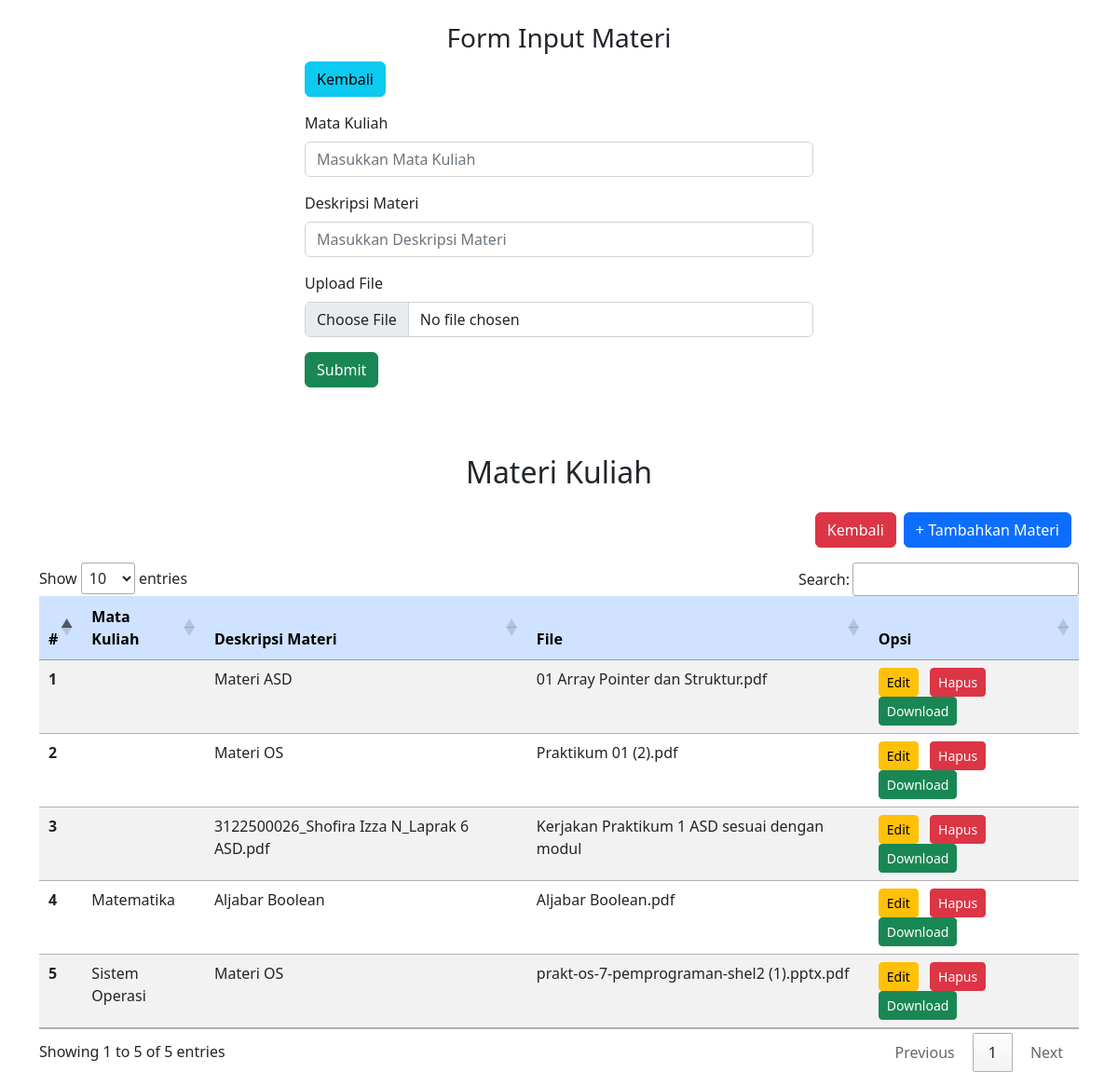
Page /Project_WPW/dosen/materi.php (signed in) on the committed database.
### tables this page shows
CREATE TABLE `upload` (
  `id_file` int(11) NOT NULL,
  `matkul` varchar(255) NOT NULL,
  `materi` varchar(255) NOT NULL,
  `file` varchar(255) NOT NULL
);

### Project_WPW/koneksi.php (called while the page is built)
<?php
$conn = mysqli_connect ("localhost", "root", "", "akademik");
function query($query) {
    global $conn;
    $result = mysqli_query ($conn, $query);
    $rows = [];
    while ($row = mysqli_fetch_assoc($result)) {
        $rows[] = $row;
    }
    return $rows;
}
?>

### Project_WPW/dosen/materi.php (the view, shortened to what this page needs)
<?php
include '../koneksi.php';
$data = query("SELECT * FROM upload");
?>
<!DOCTYPE html>
<html lang="en">
<head>
    <link href="https://cdn.jsdelivr.net/npm/bootstrap@5.2.3/dist/css/bootstrap.min.css" rel="stylesheet">
    <link rel="stylesheet" href="//cdn.datatables.net/1.13.4/css/jquery.dataTables.min.css">
</head>
<body>
    <div class="container">
        <h3 class="text-center mt-4">Form Input Materi</h3>
        <div class="row justify-content-center">
            <div class="col-md-6">
                <a href="materi.php" class="btn btn-info mb-3">Kembali</a>
                <form method="post" action="up_materi.php" enctype="multipart/form-data">
                    <div class="mb-3">
                        <label for="formGroupExampleInput2" class="form-label">Mata Kuliah</label>
                        <input type="text" class="form-control" name="matkul" placeholder="Masukkan Mata Kuliah">
                    </div>
                    <div class="mb-3">
                        <label for="formGroupExampleInput2" class="form-label">Deskripsi Materi</label>
                        <input type="text" class="form-control" name="materi" placeholder="Masukkan Deskripsi Materi">
                    </div>
                    <div class="mb-3">
                        <label for="formGroupExampleInput2" class="form-label">Upload File</label>
                        <input type="file" class="form-control" name="file">
                    </div>
                    <button type="submit" value="Simpan" name="submit" class="btn btn-success">Submit</button>
                </form>
            </div>
        </div>
    </div>
    <br>
    <div class="container">
        <h2 class="text-center mt-5 mb-4">Materi Kuliah</h2>
        <div class="d-grid gap-2 d-md-flex justify-content-md-end">
            <a href="dashboard_dosen.php" class="btn btn-danger mb-3">Kembali</a>
            <a href="up_materi.php" class="btn btn-primary me-md-2 mb-3">+ Tambahkan Materi</a>
        </div>
        <div class="table-responsive">
            <table class="table table-striped">
                <thead class="table-primary">
                    <tr>
                        <th scope="col">#</th>
                        <th scope="col">Mata Kuliah</th>
                        <th scope="col">Deskripsi Materi</th>
                        <th scope="col">File</th>
                        <th scope="col">Opsi</th>
                    </tr>
                </thead>
                <tbody>
                    <?php
                    $nomer = 1;
                    foreach ($data as $row) {
                    ?>
                    <tr>
                        <th scope="row"><?php echo $nomer; ?></th>
                        <td><?php echo $row['matkul']; ?></td>
                        <td><?php echo $row['materi']; ?></td>
                        <td><?php echo $row['file']; ?></td>
                        <td>
                            <a href="edit.php?id=<?php echo $row['materi']; ?>" class="btn btn-warning btn-sm me-2">Edit</a>
                            <a href="hapus.php?id=<?php echo $row['file']; ?>" class="btn btn-danger btn-sm">Hapus</a>
                            <a href="download.php?filename=<?php echo $row['file']; ?>" class="btn btn-success btn-sm me-2">Download</a>
                        </td>
                    </tr>
                    <?php
                    $nomer++;
                    }
                    ?>
                </tbody>
            </table>
        </div>
    </div>
</body>
</html>

### rows in the picture
upload: materi "Materi ASD", file "01 Array Pointer dan Struktur.pdf"
upload: materi "Materi OS", file "Praktikum 01 (2).pdf"
upload: materi "3122500026_Shofira Izza N_Laprak 6 ASD.pdf", file "Kerjakan Praktikum 1 ASD sesuai dengan modul"
upload: matkul "Matematika", materi "Aljabar Boolean", file "Aljabar Boolean.pdf"
upload: matkul "Sistem Operasi", materi "Materi OS", file "prakt-os-7-pemprograman-shel2 (1).pptx.pdf"
